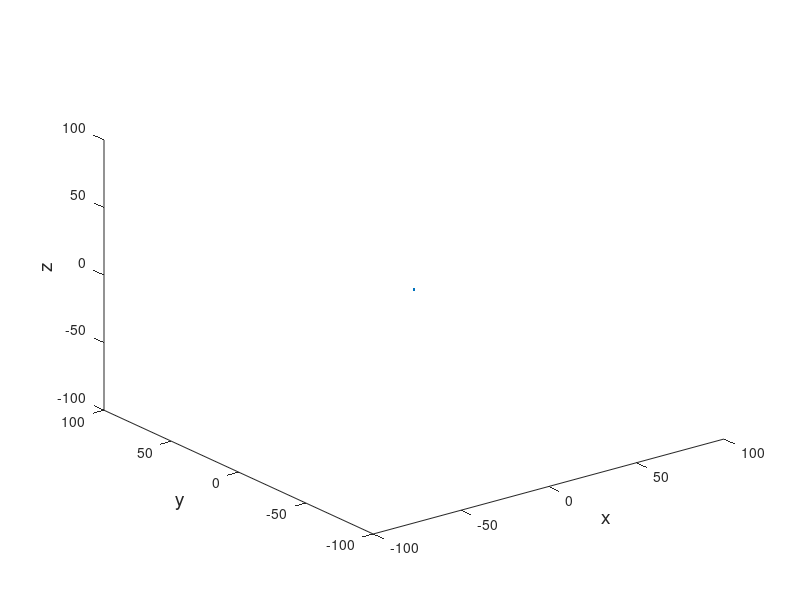

Recreate this plot in MATLAB. (Note: this script raises an error after producing the figure.)
WIDTH = 100;
HEIGHT = 100;

boundaryX = 100;
boundaryY = 100;

startBoundaryX = -boundaryX;
startBoundaryY = -boundaryY;
sizeBoundaryX = boundaryX*2;
sizeBoundaryY = boundaryY*2;


% v_pos   v_vel   v_acc   v_maxspeed  v_maxforce   v_size    v_r   v_angle  |  v_seek_steer   v_seperation_steer
vehicles = [ 50 50 0   0 -2 0    0 0 0   2   0.5   10   30   0   ;
             50 50 0   0 -2 0    0 0 0   2   0.5   10   30   0   ;
             10 50 0   0 -2 0    0 0 0   2   0.5   10   30   0   ;
             10 50 0   0 -2 0    0 0 0   2   0.5   10   30   0   ;
             40 50 0   0 -2 0    0 0 0   2   0.5   10   30   0   ;
             40 50 0   0 -2 0    0 0 0   2   0.5   10   30   0   ;
           ];

vehicles_color = ['b', 'b', 'b', 'b', 'b', 'b'];
vNum = 6;




% Block specification
Lx = 8;
Ly = 1;
Lz = 1;

% Motion data
time = [0:0.001:1]';                % Time data
%r = [50*sin(2*pi*time), 0*time, 0*time]; % Position data
%A = [pi/6*time, 0*time, 1.5*pi*time];
A = [0.5*pi*time, 0*time, 1.8*pi*time];


%draw target
target = [0 0 0]; % target position
plot3(target(1), target(2), target(3), '.');
hold on;


% Axes settings
xlabel('x','FontSize',14);
ylabel('y','FontSize',14);
zlabel('z','FontSize',14);
%set(gca,'FontSize',14);
%axis vis3d equal;
%view([-37.5,30]);
%camlight;

%grid on;
xlim([-WIDTH,WIDTH]);
ylim([-WIDTH,WIDTH]);
zlim([-WIDTH,WIDTH]);




% Compute propagation of vertices and patches
for t=1:length(time)
  for vhl = 1:vNum
%    vhl = 1;
    v_color = vehicles_color(vhl);

    force = steer_seperation(vehicles, vhl, vNum);
    vehicles = applyForce(vehicles, vhl, force);
    
    %disp(A); printf("---------- \n");

    R = Euler2R(A(t,:));
    
    VertexData(:,:,t) = GeoVerMakeBlock(vehicles(vhl,1:3), R, [Lx,Ly,Lz]);
    %VertexData(:,:,t) = GeoVerMakeBlock(r(t,:), R, [Lx,Ly,Lz]);
    [X,Y,Z] = GeoPatMakeBlock(VertexData(:,:,t));
    PatchData_X(:,:,t,vhl) = X;
    PatchData_Y(:,:,t,vhl) = Y;
    PatchData_Z(:,:,t,vhl) = Z;
  end
end



% Draw initial figure
hfig = figure(1);
for vhl = 1:vNum
  if (ishandle(hfig))
    h(vhl) = patch(PatchData_X(:,:,1,vhl),PatchData_Y(:,:,1,vhl),PatchData_Z(:,:,1,vhl),'y');
    hold on;
  end
end


% Animation Loop
for t=1:length(time)
  if (ishandle(hfig))
    for vhl = 1:vNum
      set(h(vhl),'XData',PatchData_X(:,:,t,vhl));
      set(h(vhl),'YData',PatchData_Y(:,:,t,vhl));
      set(h(vhl),'ZData',PatchData_Z(:,:,t,vhl));
      drawnow;
    end
  end
end